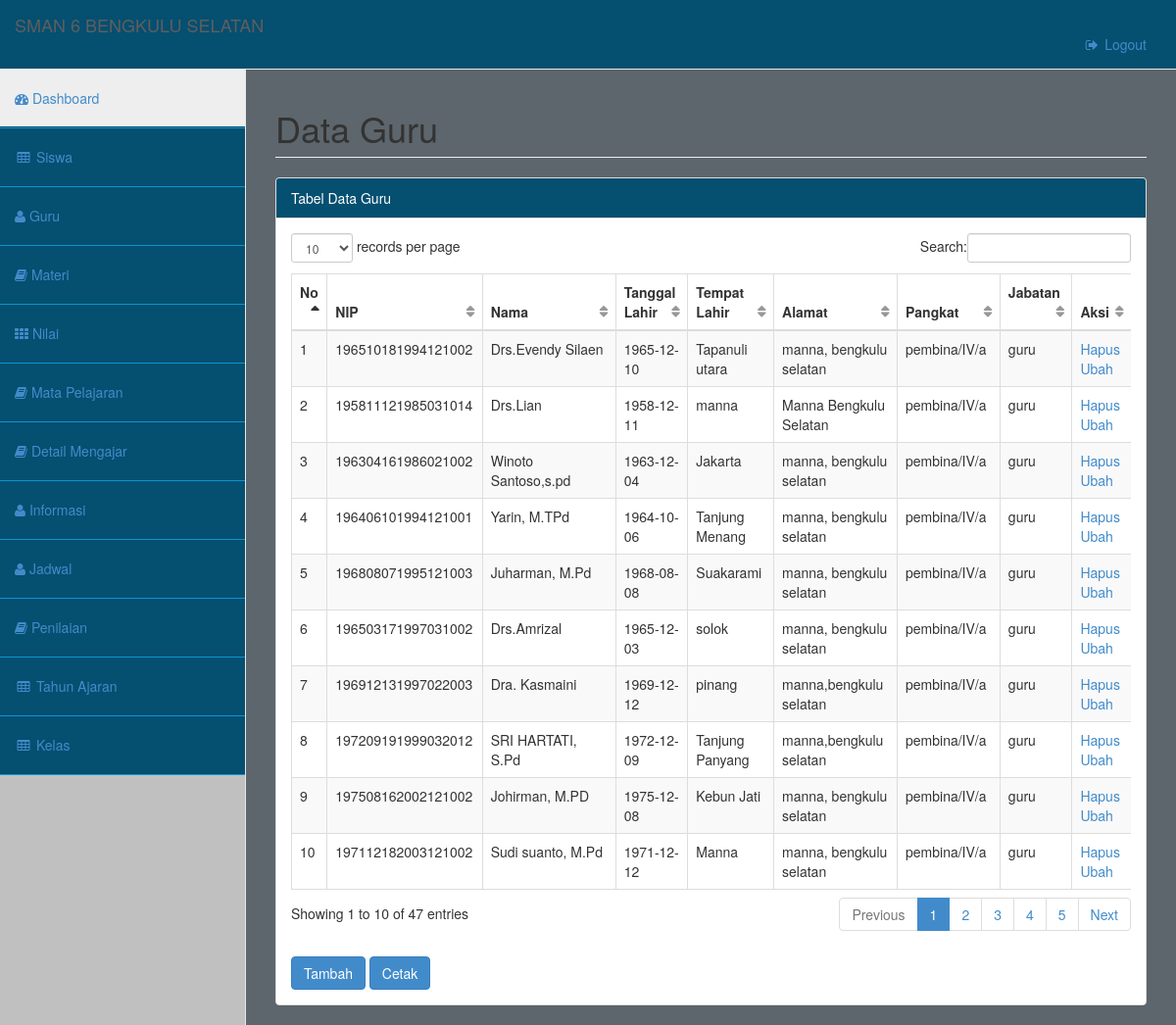
The page /admin/index.php?halaman=guru (signed in) on the database its author committed.
### tables this page shows
CREATE TABLE IF NOT EXISTS `guru` (
  `id_guru` int(11) NOT NULL AUTO_INCREMENT,
  `nip` varchar(225) NOT NULL,
  `password` varchar(255) NOT NULL,
  `nama_guru` varchar(225) NOT NULL,
  `tanggal_lahir` date NOT NULL,
  `tempat_lahir` varchar(225) NOT NULL,
  `alamat` text NOT NULL,
  `pangkat` varchar(225) NOT NULL,
  `jabatan` varchar(225) NOT NULL,
  PRIMARY KEY (`id_guru`)
);

### config/koneksi.php (called while the page is built, shortened)
<?php
class guru{
	function tampilguru(){
		$guru=mysql_query("SELECT * FROM guru");
		while($g=mysql_fetch_array($guru))
			$data[]=$g;
			return $data;
	}
}
?>

### admin/guru.php (the view, shortened to what this page needs)
<?php
if(isset($_GET['bagian'])) {
	if($_GET['bagian']=='tambah'){ ?>
  <div id="page-wrapper">
            <div class="row">
                <div class="col-lg-12">
                    <h1 class="page-header">Data Guru</h1>
                </div>
            </div>
            <div class="row">
                <div class="col-lg-12">
                    <div class="panel panel-default">
                        <div class="panel-heading">
                            Tambah Data Guru
                        </div>
                        <div class="panel-body">
                            <div class="table-responsive">
                      <form class="form-horizontal style-form" method="POST" enctype="multipart/form-data">
                          <div class="form-group">
                              <label class="col-sm-2 col-sm-2">NIP :</label>
                              <div class="col-sm-10">
                                  <input type="text" name="nip" class="form-control">
                              </div>
                          </div>
                          <div class="form-group">
                              <label class="col-sm-2 col-sm-2">Password :</label>
                              <div class="col-sm-10">
                                  <input type="password" name="password" class="form-control">
                              </div>
                          </div>
                          <div class="form-group">
                              <label class="col-sm-2 col-sm-2">Nama :</label>
                              <div class="col-sm-10">
                                  <input type="text" name="nama_guru" class="form-control">
                              </div>
                          </div>
                          <div class="form-group">
                              <label class="col-sm-2 col-sm-2">Tanggal Lahir</label>
                              <div class="col-sm-10">
                                  <input type="date" name="tanggal_lahir" class="form-control">
                              </div>
                          </div>
                          <div class="form-group">
                              <label class="col-sm-2 col-sm-2">Tempat lahir</label>
                              <div class="col-sm-10">
                                 <input type="text"  name="tempat_lahir" class="form-control" placeholder="Tempat lahir">
                              </div>
                          </div>
                          <div class="form-group">
                              <label class="col-sm-2 col-sm-2">Alamat</label>
                              <div class="col-sm-10">
                                  <textarea type="text"  name="alamat" class="form-control" placeholder="Alamat" rows="10" cols="30"></textarea>
                              </div>
                          </div>
                          <div class="form-group">
                              <label class="col-sm-2 col-sm-2">Pangkat</label>
                              <div class="col-sm-10">
                                  <input type="text"  name="pangkat" class="form-control" placeholder="Pangkat">
                              </div>
                          </div>
                          <div class="form-group">
                              <label class="col-sm-2 col-sm-2">Jabatan</label>
                              <div class="col-sm-10">
                                  <input type="text"  name="jabatan" class="form-control" placeholder="Jabatan">
                              </div>
                          </div>
                          <input type="submit" name="simpanguru" value="Simpan">
                          <?php
                          if(isset ($_POST['simpanguru'])){
                          $pss=md5($_POST['password']);
            							$pengajar->simpanguru($_POST['nip'],$pss,$_POST['nama_guru'],$_POST['tanggal_lahir'],$_POST['tempat_lahir'],
            							$_POST['alamat'],$_POST['pangkat'],$_POST['jabatan']);
            							echo"<script>alert('data tersimpan'); window.location='index.php?halaman=guru';</script>";
            							}
            						  ?>
                       </form>
                  </div>
          		</div>
          	</div>
	     </div>
    </div>
</div>
	<?php }elseif ($_GET['bagian']=='ubah') { ?>
<div id="page-wrapper">
            <div class="row">
                <div class="col-lg-12">
                    <h1 class="page-header">Data Guru</h1>
                </div>
            </div>
            <div class="row">
                <div class="col-lg-12">
                    <div class="panel panel-default">
                        <div class="panel-heading">
                            Ubah Data Guru
                        </div>
                        <div class="panel-body">
                            <div class="table-responsive">
                  	  <?php
          						$gurupengajar = $pengajar->ambilguru ($_GET['id_guru']);
          						foreach ($gurupengajar as $pembimbing) {
          						?>
                      <form class="form-horizontal style-form" method="POST" enctype="multipart/form-data">
                          <div class="form-group">
                              <label class="col-sm-2 col-sm-2 control-label">NIP :</label>
                              <div class="col-sm-10">
                              <input type="text" name="nip" class="form-control" value="<?php echo $pembimbing['nip']; ?>">
                              </div>
                          </div>
                          <div class="form-group">
                            <label class="col-sm-2 col-sm-2 control-label">Password :</label>
                            <div class="col-sm-10">
                            <input type="password" name="password" class="form-control" value="<?php echo $pembimbing['password']; ?>">
                              </div>
                          </div>
                          <div class="form-group">
                            <label class="col-sm-2 col-sm-2 control-label">Nama :</label>
                            <div class="col-sm-10">
                            <input type="text" name="nama_guru" class="form-control" value="<?php echo $pembimbing['nama_guru']; ?>">
                              </div>
                          </div>
                          <div class="form-group">
                              <label class="col-sm-2 col-sm-2 control-label">Tanggal Lahir</label>
                              <div class="col-sm-10">
                              <input type="date" name="tanggal_lahir" class="form-control" value="<?php echo $pembimbing
                              ['tanggal_lahir'] ;?>">
                              </div>
                          </div>
                          <div class="form-group">
                              <label class="col-sm-2 col-sm-2 control-label">Tempat lahir</label>
                              <div class="col-sm-10">
                                 <input type="text"  name="tempat_lahir" class="form-control" value="<?php echo $pembimbing
                                 ['tempat_lahir']; ?>">
                              </div>
                          </div>
                          <div class="form-group">
                              <label class="col-sm-2 col-sm-2 control-label">Alamat</label>
                              <div class="col-sm-10">
                              <input type="text"  name="alamat" class="form-control" value="<?php echo $pembimbing['alamat'];?>">
                              </div>
                          </div>
                          <div class="form-group">
                              <label class="col-sm-2 col-sm-2 control-label">Pangkat</label>
                              <div class="col-sm-10">
                              <input type="text"  name="pangkat" class="form-control" value="<?php echo $pembimbing['pangkat']; ?>">
                              </div>
                          </div>
                          <div class="form-group">
                              <label class="col-sm-2 col-sm-2 control-label">Jabatan</label>
                              <div class="col-sm-10">
                              <input type="text"  name="jabatan" class="form-control" value="<?php echo $pembimbing['jabatan'];?>" >
                              </div>
                          </div>
                          <input type="submit" name="ubahguru" value="Simpan">
                          <?php
							if(isset($_POST['ubahguru'])){
							$pengajar->ubahguru($_POST['nip'],$_POST['password'],$_POST['nama_guru'],$_POST['tanggal_lahir'],$_POST['tempat_lahir'],
							$_POST['alamat'],$_POST['pangkat'],$_POST['jabatan'], $_GET['id_guru']);
							echo"<script>alert('data terubah'); window.location='index.php?halaman=guru';</script>";
							}
					    	?>
                			 <?php }  ?>
                       </form>
                    </div>
          		</div>
          	</div>
        </div>
    </div>
</div>
	<?php
	}
}else { ?>
<div id="wrapper">
        <div id="page-wrapper">
            <div class="row">
                <div class="col-lg-12">
                    <h1 class="page-header">Data Guru</h1>
                </div>
            </div>
            <div class="row">
                <div class="col-lg-12">
                    <div class="panel panel-default">
                        <div class="panel-heading">
                            Tabel Data Guru
                        </div>
                        <div class="panel-body">
                            <div class="table-responsive">
                            <table class="table table-striped table-bordered table-hover" id="dataTables-example">
      		                <thead>
      		                <tr>
      		                    <th>No</th>
      		                    <th>NIP</th>
      		                    <th>Nama</th>
      		                    <th>Tanggal Lahir</th>
      		                    <th>Tempat Lahir</th>
      		                    <th>Alamat</th>
      		                    <th>Pangkat</th>
      		                    <th>Jabatan</th>
                              <th>Aksi</th>
      		                </tr>
      		                </thead>
      		                <tbody>
      						     	 	<?php
      									   if ($_SESSION['tipe']=='admin' || $_SESSION['tipe']== 'siswa') {
                            $nomor= 1;
                        $gurupengajar= $pengajar->tampilguru();
                        foreach ($gurupengajar as $pembimbing){
                        ?>
                      <tr>
                        <td> <?php echo $nomor; ?></td>
                        <td> <?php echo $pembimbing ['nip']; ?></td>
                        <td> <?php echo $pembimbing['nama_guru'];?></td>
                        <td> <?php echo $pembimbing ['tanggal_lahir']; ?></td>
                        <td> <?php echo $pembimbing ['tempat_lahir']; ?></td>
                        <td> <?php echo $pembimbing ['alamat']; ?></td>
                        <td> <?php echo $pembimbing ['pangkat']; ?></td>
                        <td> <?php echo $pembimbing ['jabatan'];?></td>
                        <td><a href="index.php?halaman=guru&aksi=hapus&id_guru=<?php echo $pembimbing['id_guru'] ?>">Hapus</a>
                        <a href="index.php?halaman=guru&bagian=ubah&id_guru=<?php echo $pembimbing['id_guru']; ?>">Ubah</a></td>
                      </tr>
                      <?php
                      $nomor++;
                      }
                           }
                         ?>
      								</tbody>
      					    </table>
      	                  <br>
                          <?php
                          if($_SESSION['tipe']=='admin') {
                           ?>
      	                  <a href="index.php?halaman=guru&bagian=tambah" class="btn btn-primary">Tambah</a>
                          <a href="print_guru.php" class="btn btn-primary">Cetak</a>
                          <?php } ?>
                      </div><! --/content-panel -->
	               </div>
              </div>
            </div>
          </div>
        </div>
    </div>
<?php
}
	?>

### rows shown on the page
guru: nip "196510181994121002", nama_guru "Drs.Evendy Silaen", tanggal_lahir "1965-12-10", tempat_lahir "Tapanuli utara", alamat "manna, bengkulu selatan", pangkat "pembina/IV/a", jabatan "guru"
guru: nip "195811121985031014", nama_guru "Drs.Lian", tanggal_lahir "1958-12-11", tempat_lahir "manna", alamat "Manna Bengkulu Selatan", pangkat "pembina/IV/a", jabatan "guru"
guru: nip "196304161986021002", nama_guru "Winoto Santoso,s.pd", tanggal_lahir "1963-12-04", tempat_lahir "Jakarta", alamat "manna, bengkulu selatan", pangkat "pembina/IV/a", jabatan "guru"
guru: nip "196406101994121001", nama_guru "Yarin, M.TPd", tanggal_lahir "1964-10-06", tempat_lahir "Tanjung Menang", alamat "manna, bengkulu selatan", pangkat "pembina/IV/a", jabatan "guru"
guru: nip "196808071995121003", nama_guru "Juharman, M.Pd", tanggal_lahir "1968-08-08", tempat_lahir "Suakarami", alamat "manna, bengkulu selatan", pangkat "pembina/IV/a", jabatan "guru"
guru: nip "196503171997031002", nama_guru "Drs.Amrizal", tanggal_lahir "1965-12-03", tempat_lahir "solok", alamat "manna, bengkulu selatan", pangkat "pembina/IV/a", jabatan "guru"
guru: nip "196912131997022003", nama_guru "Dra. Kasmaini", tanggal_lahir "1969-12-12", tempat_lahir "pinang", alamat "manna,bengkulu selatan", pangkat "pembina/IV/a", jabatan "guru"
guru: nip "197209191999032012", nama_guru "SRI HARTATI, S.Pd", tanggal_lahir "1972-12-09", tempat_lahir "Tanjung Panyang", alamat "manna,bengkulu selatan", pangkat "pembina/IV/a", jabatan "guru"
guru: nip "197508162002121002", nama_guru "Johirman, M.PD", tanggal_lahir "1975-12-08", tempat_lahir "Kebun Jati", alamat "manna, bengkulu selatan", pangkat "pembina/IV/a", jabatan "guru"
guru: nip "197112182003121002", nama_guru "Sudi suanto, M.Pd", tanggal_lahir "1971-12-12", tempat_lahir "Manna", alamat "manna, bengkulu selatan", pangkat "pembina/IV/a", jabatan "guru"
